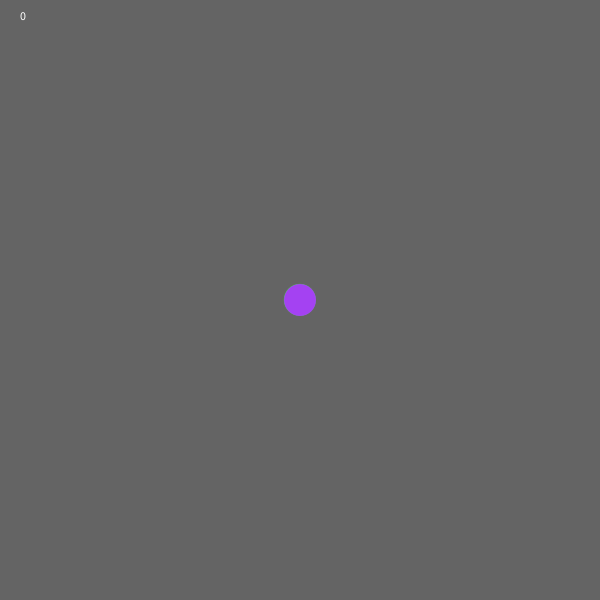
Frame 1 (no input)
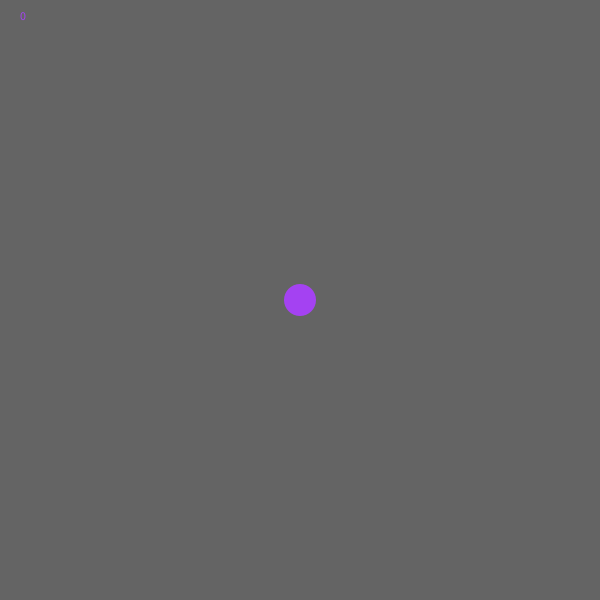
Frame 60 (the mouse pressed at the canvas centre just before this capture)
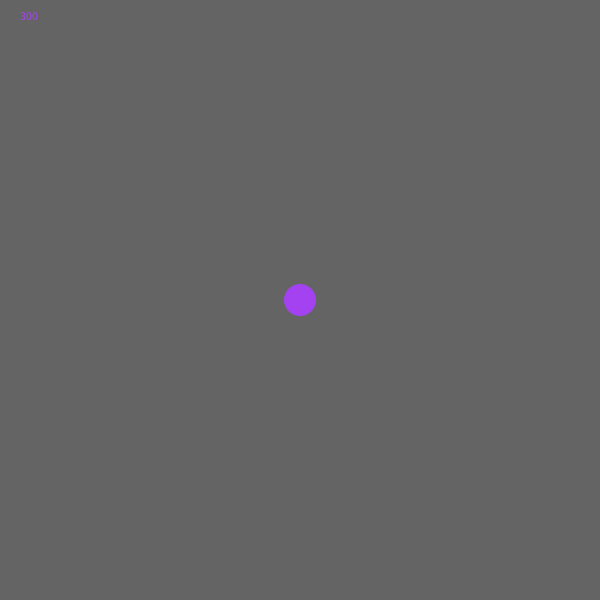
Frame 120 (the mouse held since frame 60 and released just before this capture)

The Processing sketch that drew these frames (run headless with seeded random() and noise(); from frame 60 on, the mouse is pressed at the canvas centre):

// Processing sketch: Nature_Mover_towards_mouse
// ── Nature_Mover_towards_mouse.pde
/* * * * * * GLOBALS * * * * */

float width = 600;
float height = 600;

/* * * * * * * * * * * * * * */


class SnakeMover extends BasicMover {
  SnakeMover() {
    
  }
  
}
class MouseMover extends BasicMover {
  // accelerates towards mouse
  // PVector[] = dotsArray; // not used
  
  MouseMover() {
    
  }
  void update() {
    //calculate new acceleration from location
    // dx = mousex - mover.x;
    // dy = mousey - mover.y;
    
    PVector mouse = new PVector(mouseX, mouseY);
    PVector newAcceleration = PVector.sub(mouse,location);
    newAcceleration.limit(0.3);
    
    velocity.add(newAcceleration);
    velocity.limit(topSpeed);
    location.add(velocity);
    
    //dampen velocity
    velocity.mult(0.999);
  }
  
  
}


class CarMover extends BasicMover {
  PVector acc;
  PVector decc;
  PVector zero;
  
  CarMover() {
    acc  = new PVector(0,-0.2);
    decc = new PVector(0, 0.2);
    zero = new PVector(0,0);
  }
  
  void gasPedal() {
    acceleration = acc;
  }
  void releasePedal() {
    acceleration = zero;
  }
  void breakPedal() {
    acceleration = decc;
  }
  
  void update() {
    velocity.add(acceleration);
    velocity.limit(topSpeed);
    location.add(velocity);
    //Friction hack
    velocity.mult(0.985);
  }
}




/* * * * * * * * * * * * * * * * * * * * * * * * * * * * */
/* * * * * * * * * * Setup & Draw  * * * * * * * * * * * */
/* * * * * * * * * * * * * * * * * * * * * * * * * * * * */

int count = 10;
BasicMover[]  moversB;

CarMover vroom = new CarMover();

MouseMover fly = new MouseMover();

void keyPressed() {
  if (keyCode == UP) {
    vroom.gasPedal();
  } else if (keyCode == DOWN) {
    vroom.breakPedal();
  }
}
void keyReleased() {
  vroom.releasePedal();
}

void setup() {
  size(600,600);
  background(240);

  moversB = new BasicMover[count];

  for (int x = 0; x < count; x++) {
      moversB[x] = new BasicMover();
      moversB[x].randVelocity();

  }
  
}

void draw() {
  background(100);
  /*
  for (int i = 0; i < count; i ++ ) {
    moversB[i].update();
    moversB[i].checkEdges();
    moversB[i].draw();
  }
  */
  
  text(mouseY, 20,20);
  //fly.checkEdges();
  fly.update();
  fly.draw();
  
  vroom.checkEdges();
  vroom.update();
  vroom.draw();

  
} 
// ── BasicMover.pde
class BasicMover {
  
  PVector location;
  PVector velocity;
  PVector acceleration;
  
  float topSpeed = 12;
  float radius = 16;
  float diameter = 32;
  color c;
  
  BasicMover() {
    location = new PVector(width/2, height/2);
    
    velocity = new PVector(0,0);
    acceleration = new PVector(0,0);
    randomizeCol();
  }
  
  void setAcceleration(PVector ac) {
    acceleration = ac;
  }
  
  void randVelocity() {
    velocity = new PVector(random(-3,3),random(-3,3));
  }

  void update() {
    velocity.add(acceleration);
    velocity.limit(topSpeed);
    location.add(velocity);
  }
  void draw() {
    noStroke();
    fill(c);
    ellipse(location.x, location.y, diameter, diameter);
    
  }
  void randomizeCol() {
     c =color(random(0,255),random(0,255),random(0,255));
  }
  
  void checkEdges(){
    
    // Collision with Right
    if (location.x + radius > width) {
      location.x = width - radius;
      velocity.x = velocity.x * -1;
    //  acceleration.x = acceleration.x * -1;
      randomizeCol();
    //Collision with Left
    } else if (location.x - radius < 0) {
      location.x = 0 + radius;
      velocity.x = velocity.x * -1;
    //  acceleration.x = acceleration.x * -1;
      randomizeCol();
    }
    
    // Collision with Bottom
    if (location.y + radius > height) {
      location.y = height - radius;
      velocity.y = velocity.y * -1;
     // acceleration.y = acceleration.y * -1;
      randomizeCol();
    // Collision with Top
    } else if (location.y - radius < 0){
      location.y = 0 + radius;
      velocity.y = velocity.y * -1;
    //  acceleration.y = acceleration.y * -1;
      randomizeCol();
    }
  }
}
// ── PVector.pde

static class PVector {
  float x;
  float y;
  PVector(float x_, float y_) {
    x = x_;
    y = y_;
  }
  
  static PVector add(PVector v1, PVector v2) {
    PVector v3 = new PVector(v1.x + v2.x, v1.y + v2.y);
    return v3;
  }
  
  static PVector mult(PVector v1, float n) {
    PVector v2 = new PVector(v1.x * n, v1.y * n);
    return v2;
  }
  
  static PVector sub(PVector v1, PVector v2) {
    PVector v3 = new PVector(v1.x - v2.x, v1.y - v2.y);
    return v3;
  }
  
  static PVector div(PVector v1, float n) {
    PVector v3 = new PVector(v1.x /n, v1.y /n);
    return v3;
  }
  
  void add(PVector v) {
    x = x + v.x;
    y = y + v.y;
  }

  void sub(PVector v) {
    x = x - v.x;
    y = y - v.y;
  }
  void mult(float n) {
    x = x * n;
    y = y * n;
  }
  void div(float n) {
    x = x / n;
    y = y / n;
  }
  float mag() {
    return sqrt(x*x + y*y);
  }
  void normalize(){
    float m = mag();
    if (m != 0) {
      div(m);
    }
  }
  void limit(float max) {
    if (mag() > max) {
      normalize();
      mult(max);
      }
  }
}
